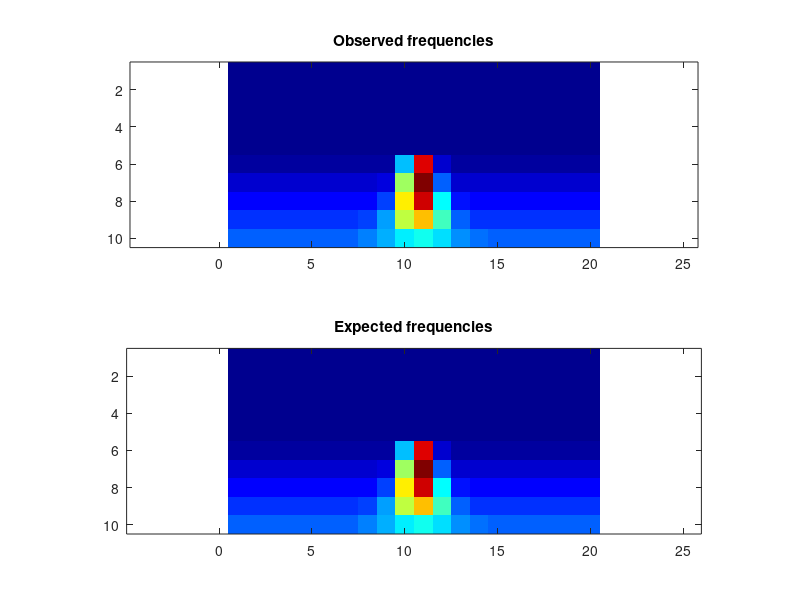

Write MATLAB code to recreate this figure.
obsFrequencies = [ 0, 0, 0, 0, 0, 0, 0, 0, 0, 0, 0, 0, 0, 0, 0, 0, 0, 0, 0, 0; 0, 0, 0, 0, 0, 0, 0, 0, 0, 0, 0, 0, 0, 0, 0, 0, 0, 0, 0, 0; 0, 0, 0, 0, 0, 0, 0, 0, 0, 0, 0, 0, 0, 0, 0, 0, 0, 0, 0, 0; 0, 0, 0, 0, 0, 0, 0, 0, 0, 0, 0, 0, 0, 0, 0, 0, 0, 0, 0, 0; 0, 0, 0, 0, 0, 0, 0, 0, 0, 0, 0, 0, 0, 0, 0, 0, 0, 0, 0, 0; 1206, 1154, 1233, 1150, 1214, 1194, 1155, 1148, 1185, 15597, 46829, 3399, 1197, 1189, 1226, 1172, 1202, 1169, 1212, 1216; 3503, 3703, 3584, 3624, 3586, 3584, 3609, 3598, 4461, 27291, 52137, 11305, 3702, 3592, 3510, 3605, 3689, 3631, 3700, 3634; 6066, 5942, 5971, 6007, 5982, 6045, 6038, 6096, 9441, 32632, 47811, 19198, 6951, 6038, 5995, 6020, 5939, 6006, 6054, 6035; 8293, 8336, 8483, 8347, 8428, 8366, 8519, 9274, 14430, 29017, 35603, 22062, 11283, 8752, 8390, 8234, 8463, 8364, 8412, 8438; 10844, 10714, 10837, 10830, 11078, 10958, 11231, 12402, 14935, 18594, 20016, 17347, 13433, 11675, 11028, 10925, 10933, 10939, 10792, 10957 ];
expFrequencies = [ 0, 0, 0, 0, 0, 0, 0, 0, 0, 0, 0, 0, 0, 0, 0, 0, 0, 0, 0, 0; 0, 0, 0, 0, 0, 0, 0, 0, 0, 0, 0, 0, 0, 0, 0, 0, 0, 0, 0, 0; 0, 0, 0, 0, 0, 0, 0, 0, 0, 0, 0, 0, 0, 0, 0, 0, 0, 0, 0, 0; 0, 0, 0, 0, 0, 0, 0, 0, 0, 0, 0, 0, 0, 0, 0, 0, 0, 0, 0, 0; 0, 0, 0, 0, 0, 0, 0, 0, 0, 0, 0, 0, 0, 0, 0, 0, 0, 0, 0, 0; 1200, 1200, 1200, 1200, 1200, 1200, 1200, 1200, 1252.6, 15630.4, 46622.6, 3312.74, 1201.36, 1200, 1200, 1200, 1200, 1200, 1200, 1200; 3600, 3600, 3600, 3600, 3600, 3600, 3600, 3603.7, 4481.79, 27220.8, 52140, 11238.9, 3701.74, 3600.2, 3600, 3600, 3600, 3600, 3600, 3600; 6000, 6000, 6000, 6000, 6000, 6000.01, 6001.72, 6124.38, 9541.24, 32661.1, 47948.8, 19270, 6943.74, 6020.99, 6000.21, 6000, 6000, 5999.99, 6000, 6000; 8400, 8400, 8400, 8400.02, 8400.28, 8404.38, 8468.47, 9241.18, 14566.8, 29134.4, 35696.4, 22010.9, 11202.5, 8694.4, 8420.89, 8401.3, 8400.09, 8400, 8400, 8400; 10817.5, 10819.4, 10825, 10838.2, 10871.8, 10968.8, 11294.9, 12360.4, 15005.8, 18675.1, 19898, 17123.1, 13622.1, 11749.3, 11102.8, 10912.7, 10853, 10831, 10821.9, 10818.2 ];
colormap(jet);
clf; subplot(2,1,1);
imagesc(obsFrequencies);
title('Observed frequencies');
axis equal;
subplot(2,1,2);
imagesc(expFrequencies);
axis equal;
title('Expected frequencies');
